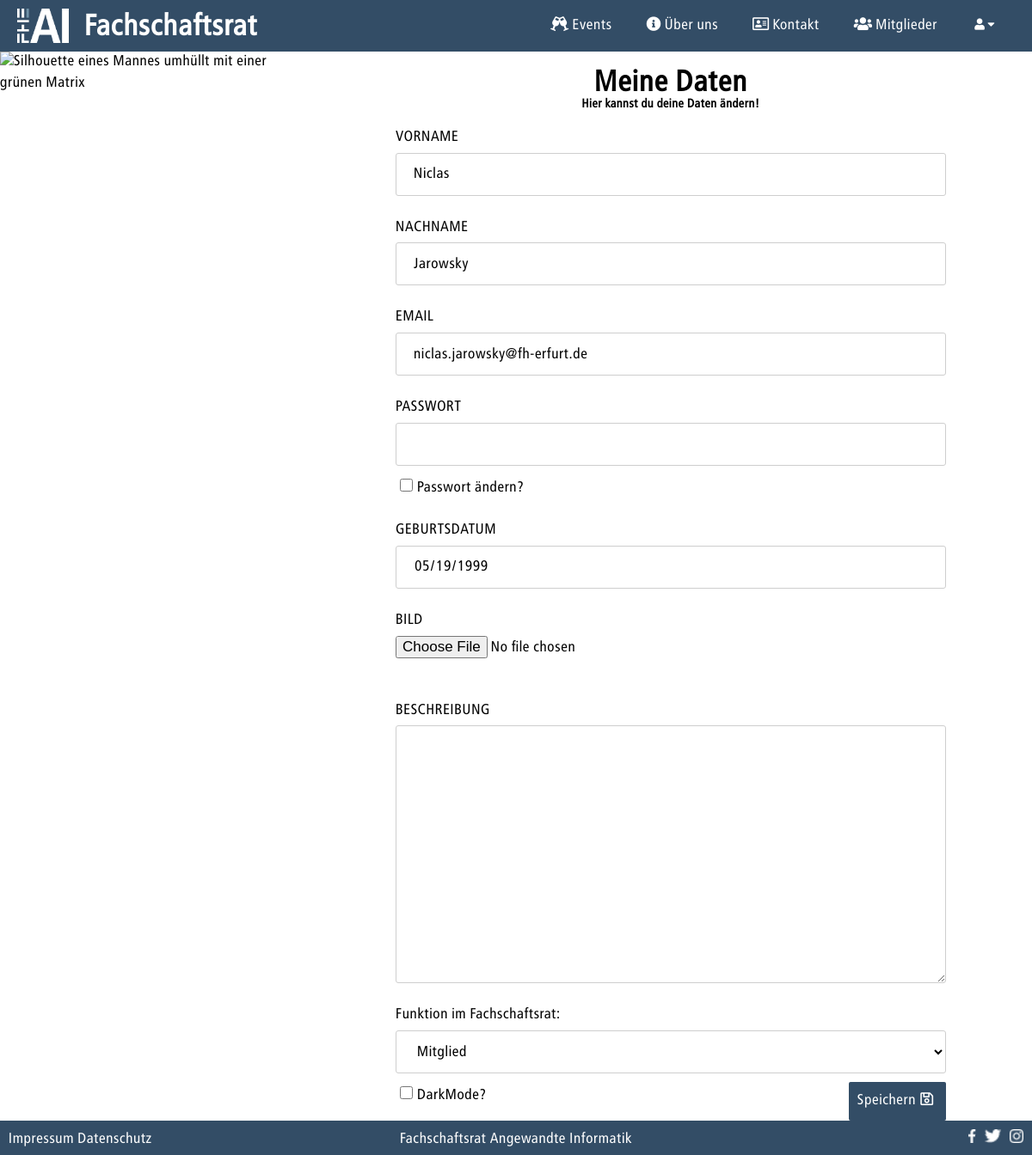
The page /index.php/?c=user&a=profil (signed in) on the database as committed earlier.
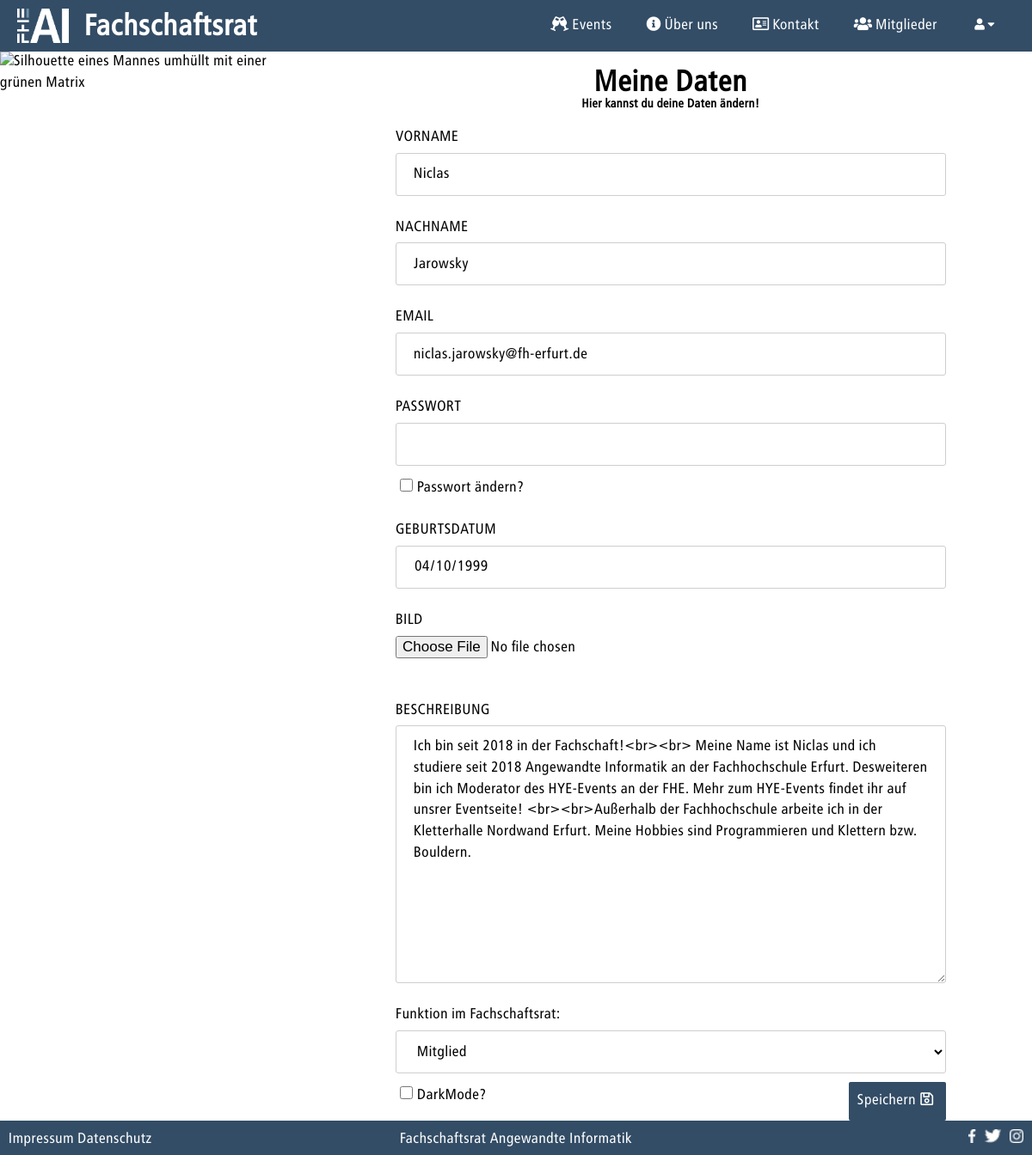
The same page on the database as committed later.
### tables this page shows
CREATE TABLE IF NOT EXISTS `USER` (
  `ID` INT NOT NULL AUTO_INCREMENT,
  `CREATED_AT` TIMESTAMP NOT NULL DEFAULT CURRENT_TIMESTAMP,
  `UPDATED_AT` TIMESTAMP NULL DEFAULT NULL ON UPDATE CURRENT_TIMESTAMP,
  `FIRSTNAME` VARCHAR(21) NOT NULL,
  `LASTNAME` VARCHAR(24) NOT NULL,
  `DATE_OF_BIRTH` DATE NOT NULL,
  `DESCRIPTION` TEXT NULL,
  `PICTURE` VARCHAR(28) NULL,
  `EMAIL` VARCHAR(62) NOT NULL,
  `PASSWORD` VARCHAR(60) NOT NULL,
  `ROLE_ID` INT NOT NULL,
  PRIMARY KEY (`ID`),
  INDEX `fk_USER_ROLE1_idx` (`ROLE_ID` ASC),
  UNIQUE INDEX `EMAIL_UNIQUE` (`EMAIL` ASC),
  CONSTRAINT `fk_USER_ROLE1`
    FOREIGN KEY (`ROLE_ID`)
    REFERENCES `ROLE` (`ID`)
    ON DELETE NO ACTION
    ON UPDATE NO ACTION);

### models/user.class.php (called while the page is built, shortened)
<?php
class User extends BaseModel
{
    public static function findUserBySessionUserID(){
        if(isset($_SESSION['loggedIn']) && $_SESSION['loggedIn'] == true) {
            $where = 'ID = ' . $_SESSION['userId'];
            return self::findOne($where);
        }else{
            return null;
        }
    }
    public static function checkUserPermissionForPage($roleIdWithPermission){
        $user = User::findUserBySessionUserID();
        if($user  != null) {
            if (is_array($roleIdWithPermission)) {
                foreach ($roleIdWithPermission as $index) {
                    if ($user['ROLE_ID'] == $index) {
                        return true;
                    }
                }
            } else {
                if ($user['ROLE_ID'] == $roleIdWithPermission) {
                    return true;
                }
            }
        }
        return false;
    }
    public static function generateUserProfilInformations(){
        if(isset($_GET['userId'])){
            $accessUser = role::ADMIN;
            $where = 'ID = ' . $_GET['userId'];
            $user = User::findOne($where);
            $userRole = role::ADMIN;
            $userInformation = '&userId='.$_GET['userId'];
            $title = 'Nutzer Ändern';
            $colorModeChecked = '';
            $action = 'userManagement';
            $pageTopic = self::getFullName($user['FIRSTNAME'], $user['LASTNAME']);
            $pageSubTopic = '';
        }else{
            $accessUser = [role::ADMIN, role::MEMBER, role::USER];
            $where = 'ID = ' . $_SESSION['userId'];
            $user = User::findOne($where);
            $userRole = $user['ROLE_ID'];
            $userInformation = '';
            $title = 'Profil';
            $pageTopic = 'Meine Daten';
            $pageSubTopic = 'Hier kannst du deine Daten ändern!';
            if (isset($_COOKIE['colorMode']) && $_COOKIE['colorMode'] == true) {
                $colorModeChecked = 'checked';
            }else{
                $colorModeChecked = '';
            }
            $action = 'profil';
        }
        $errorMessage = '';
        $actualMemberHistory = MemberHistory::generateActualMemberHistory($user['ID']);
        if ($actualMemberHistory != ''){
            $userFunction = $actualMemberHistory['FUNCTION_FSR_ID'];
        }else{
            $userFunction = 0;
        }
        $allRoles = Role::find();
        $allFunctions = Function_FSR::find();
        return $paramsInformations = [
            'userProfil'        => $user,
            'accessUser'        => $accessUser,
            'userRole'          => $userRole,
            'userInformation'   => $userInformation,
            'title'             => $title,
            'colorModeChecked'  => $colorModeChecked,
            'errorMessage'      => $errorMessage,
            'userFunction'      => $userFunction,
            'allRoles'          => $allRoles,
            'allFunctions'      => $allFunctions,
            'pageTopic'         => $pageTopic,
            'pageSubTopic'      => $pageSubTopic,
            'action'            => $action
        ];
    }
}

### models/baseModel.class.php (called while the page is built, shortened)
<?php
abstract class BaseModel{
    public static function tablename(){
        $class = get_called_class();
        if(defined($class.'::TABLENAME')) {
            return $class::TABLENAME;
        }
        return null;
    }
    public static function findOne($where = ''){
        $db  = $GLOBALS['db'];
        $result = null;
        try{
            $sql = 'SELECT * FROM ' . self::tablename();
            if(!empty($where)){
                $sql .= ' WHERE ' . $where .  ';';
            }
            $result = $db->query($sql)->fetch();
        }
        catch(PDOException $e){
            $message = 'Select statment failed: ' . $e->getMessage();
            error_to_logFile($message);
            die($message);
        }
        return $result;
    }
}

### controller/user_controller.php (called while the page is built, shortened)
<?php
class UserController extends Controller{
    public function actionProfil(){
        $userProfilInformations = User::generateUserProfilInformations();
        User::checkUserPermissionForPage($userProfilInformations['accessUser']);
    }
}

### views/user/profil.php (the view, shortened to what the rows shown need)
<div class="Content" id="fadeIn">
    <form autocomplete= "off" action="?c=user&a=profil<?=$userInformation?>" method="post" id="formProfil" enctype="multipart/form-data" >
        <h1><?=$pageTopic?></h1>
        <div class="input">
            <label for="firstnameProfil">VORNAME </label>
            <input type = "text" id="firstnameProfil" name="firstnameProfil"
               value = "<?=isset($_POST['firstnameProfil']) ? htmlspecialchars($_POST['firstnameProfil']) : htmlspecialchars($userProfil['FIRSTNAME'])?>">
        </div>
        <div class="input">
            <label for="lastnameProfil">NACHNAME </label>
            <input type = "text" id="lastnameProfil" name="lastnameProfil"
               value = "<?=isset($_POST['lastnameProfil']) ? htmlspecialchars($_POST['lastnameProfil']) : htmlspecialchars($userProfil['LASTNAME'])?>">
        </div>
        <div class="input">
            <label for="emailProfil">EMAIL </label>
            <input type = "email" id="emailProfil" name="emailProfil"
               value = "<?=isset($_POST['emailProfil']) ? htmlspecialchars($_POST['emailProfil']) : htmlspecialchars($userProfil['EMAIL'])?>">
        </div>
        <div class="input">
            <label for="dateOfBirthProfil">GEBURTSDATUM </label>
            <input type = "date" id="dateOfBirthProfil" name="dateOfBirthProfil"
               value = "<?=isset($_POST['dateOfBirthProfil']) ? htmlspecialchars($_POST['dateOfBirthProfil']) : htmlspecialchars($userProfil['DATE_OF_BIRTH'])?>">
        </div>
        <? if($userRole == role::ADMIN ||  $userRole == role::MEMBER){ ?>
        <div class="input">
            <label for="pictureProfil">BILD </label>
            <input type = "file"  accept=".jpg, .jpeg, .png" id="pictureProfil" name="pictureProfil">
        </div>
        <div class="input">
            <label for="descriptionProfil">BESCHREIBUNG  </label>
            <textarea name="descriptionProfil" id="descriptionProfil" cols="44" rows="5"><?=isset($_POST['descriptionProfil']) ? htmlspecialchars($_POST['descriptionProfil']) : htmlspecialchars($userProfil['DESCRIPTION'])?></textarea>
        </div>
        <? } ?>
    </form>
</div>

Rows that differ between the two databases and show on the page:
changed user "Niclas": dateOfBirthProfil "05/19/1999" → "04/10/1999"; descriptionProfil (not shown) → "Ich bin seit 2018 in der Fachschaft!<br><br> Meine Name ist Niclas und ich studiere seit 2018 Angewandte Informatik an der Fachhochschule Erfurt. Desweiteren bin ich Moderator des HYE-Events an der FHE. Mehr zum HYE-Events findet ihr auf unsrer Eventseite! <br><br>Außerhalb der Fachhochschule arbeite ich in der Kletterhalle Nordwand Erfurt. Meine Hobbies sind Programmieren und Klettern bzw. Bouldern."
